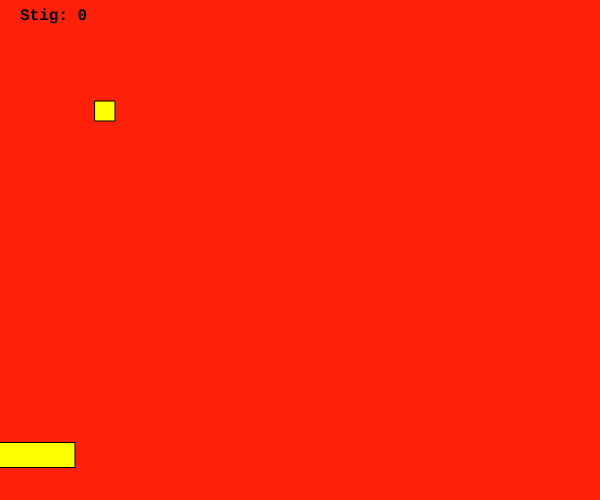
Frame 1 (no input)
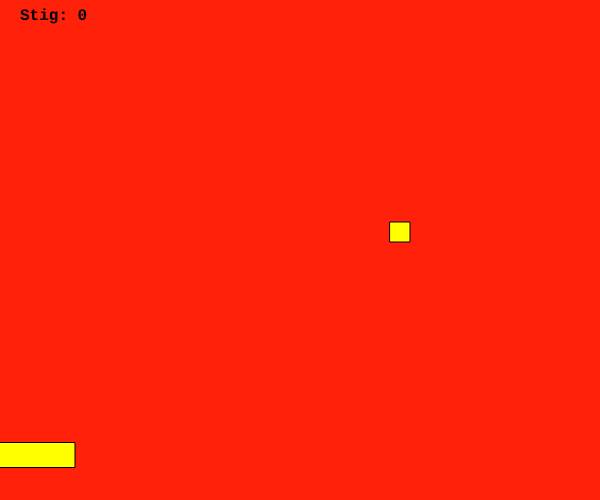
Frame 60 (no input)
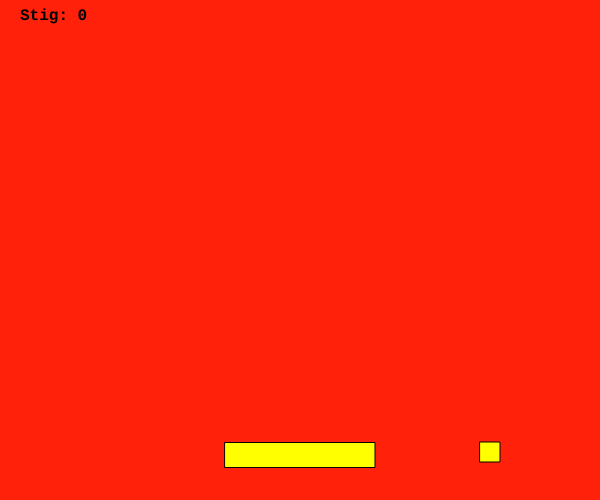
Frame 120 (the mouse pressed at the canvas centre since frame 60)

The p5.js sketch that drew these frames (run headless with seeded random() and noise() and a simulated clock; from frame 60 on, the mouse is pressed at the canvas centre):

// p5.js sketch
// ── sketch.js
var x = 100;
var y = 100;
var hradiX = 5;
var hradiY = 11;
var bolti = 20;
var stig = 0;
var spadiBreidd = 150;
var spadiThykkt = 25;
var spadiY;

function setup() {
	createCanvas(600,500);
	spadiY = height - 45;
	rectMode(CENTER);
	textFont("Courier New",16);
	textStyle(BOLD);
}

function draw() {
  background(333,33,10);
	// Reikna ný hnit út frá hraða boltans:
  x = x + hradiX;
  y = y + hradiY;
	// Athuga hvort boltinn snertir veggi:
  if ((x > width-bolti/2) || (x < bolti/2))  {
    hradiX = hradiX * -1;
  }
  if ((y > height-bolti/2) || (y < bolti)) {
    hradiY = hradiY * -1;
  }
	// Athuga hvort bolti snertir spaða:
	// abs() táknar algildi/tölugildi
	if(abs(spadiY - y) < bolti/2 + spadiThykkt/2 && abs(mouseX - x) < bolti/2 + spadiBreidd/2){
    hradiY = hradiY * -1;
		stig = stig + 1;
	}
	// Teikna boltann, spaðann og stigin
  fill(255,255,0);
  rect(x, y, bolti, bolti);
	rect(mouseX,spadiY ,spadiBreidd,spadiThykkt);
	fill(0);
	text("Stig: " + stig,20,20);
}
